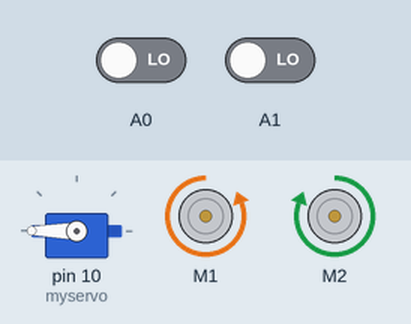
Simulated run of this sketch. Board: Arduino Uno, built with avr-gcc and run on an emulated ATmega328P. On the bench: servo, 2 × DC motor (green arrow = forward, orange = backward, longer = faster). The test bench sets the inputs (shaded band); at power-on: A0 LOW, A1 LOW.

Above: at 1.7 s.
1.8 s: A0 driven HIGH
3.4 s: A1 driven HIGH
At 4.5 s:
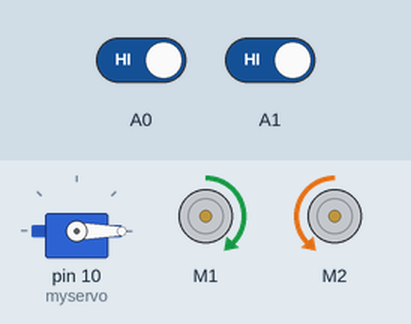
4.9 s: A0 driven LOW
At 5.05 s:
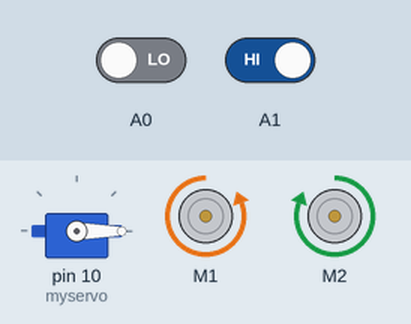
7.9 s: A1 driven LOW
At 8.67 s:
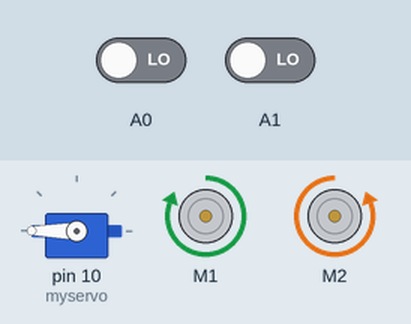
Timing chart, 0 to 42.6 s (numbered marks = the images above; inputs shaded):
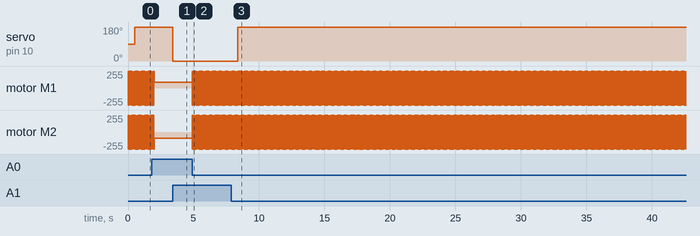

The sketch:

TTC_MOTOR_UP.ino
```cpp
#include <AFMotor.h>   // подключаем библиотеку для шилда
AF_DCMotor motor1(1);  // подключаем мотор к клеммникам M1
AF_DCMotor motor2(2);  // подключаем мотор к клеммникам M2
#include <Servo.h>

Servo myservo;
void setup() {
  // motor1.setSpeed(255); // задаем максимальную скорость мотора
  // motor1.run(RELEASE);   // останавливаем мотор
  // motor2.setSpeed(255); // задаем максимальную скорость мотора
  // motor2.run(RELEASE);   // останавливаем мотор
  myservo.attach(10);
  // myservo.write(0);
  // delay(1000);
  // myservo.write(180);
  // Serial.begin(9600);
}

void loop() {
  // Serial.println(digitalRead(A0));
  if (digitalRead(A0) == 1) {
    motor1.run(FORWARD);   // задаем движение вперед
    motor2.run(BACKWARD);  // задаем движение вперед
    motor1.setSpeed(90);   // задаем скорость движения
    motor2.setSpeed(90);   // задаем скорость движения
  } else {
    motor1.run(RELEASE);  // останавливаем мотор M1
    motor2.run(RELEASE);  // останавливаем мотор M2
    for (int i = 0; i < 60; ++i) {
      motor1.setSpeed(0);  // задаем скорость движения
      motor2.setSpeed(0);
      motor1.run(FORWARD);  // задаем движение вперед
      motor2.run(BACKWARD);
      motor1.setSpeed(255);  // задаем скорость движения
      motor2.setSpeed(255);
      delay(4);
      motor2.run(FORWARD);  // задаем движение вперед
      motor1.run(BACKWARD);
      motor1.setSpeed(255);  // задаем скорость движения
      motor2.setSpeed(255);
      delay(4);
    }
    motor1.run(RELEASE);  // останавливаем мотор M1
    motor2.run(RELEASE);
    motor1.setSpeed(0);  // задаем скорость движения
    motor2.setSpeed(0);
  }
  if (digitalRead(A1) == 1) {
    myservo.write(0);
  } else {
    myservo.write(180);
  }
  // delay(2000);          // указываем время движения

  // motor1.run(RELEASE);  // останавливаем мотор M1
  // motor2.run(RELEASE);  // останавливаем мотор M2

  // motor1.run(BACKWARD); // задаем движение назад
  // motor2.run(BACKWARD); // задаем движение назад
  // motor1.setSpeed(255);   // задаем скорость движения
  // motor2.setSpeed(255);   // задаем скорость движения

  // delay(2000);          // указываем время движения

  // motor1.run(RELEASE);  // останавливаем мотор M1
  // motor2.run(RELEASE);  // останавливаем мотор M2
}
```

Measured:
- after the input at 3.4 s, servo on pin 10 (myservo): 180° → 0° at once
- after the input at 4.9 s, motor M1, motor M2: alternates forward 255/255 for 0.02 s and backward 255/255 for 0.02 s, starting at once
- after the input at 7.9 s, servo on pin 10 (myservo): 0° → 180° after 0.48 s
- by itself, motor M1, motor M2: alternates forward 255/255 for 0.02 s and backward 255/255 for 0.02 s
